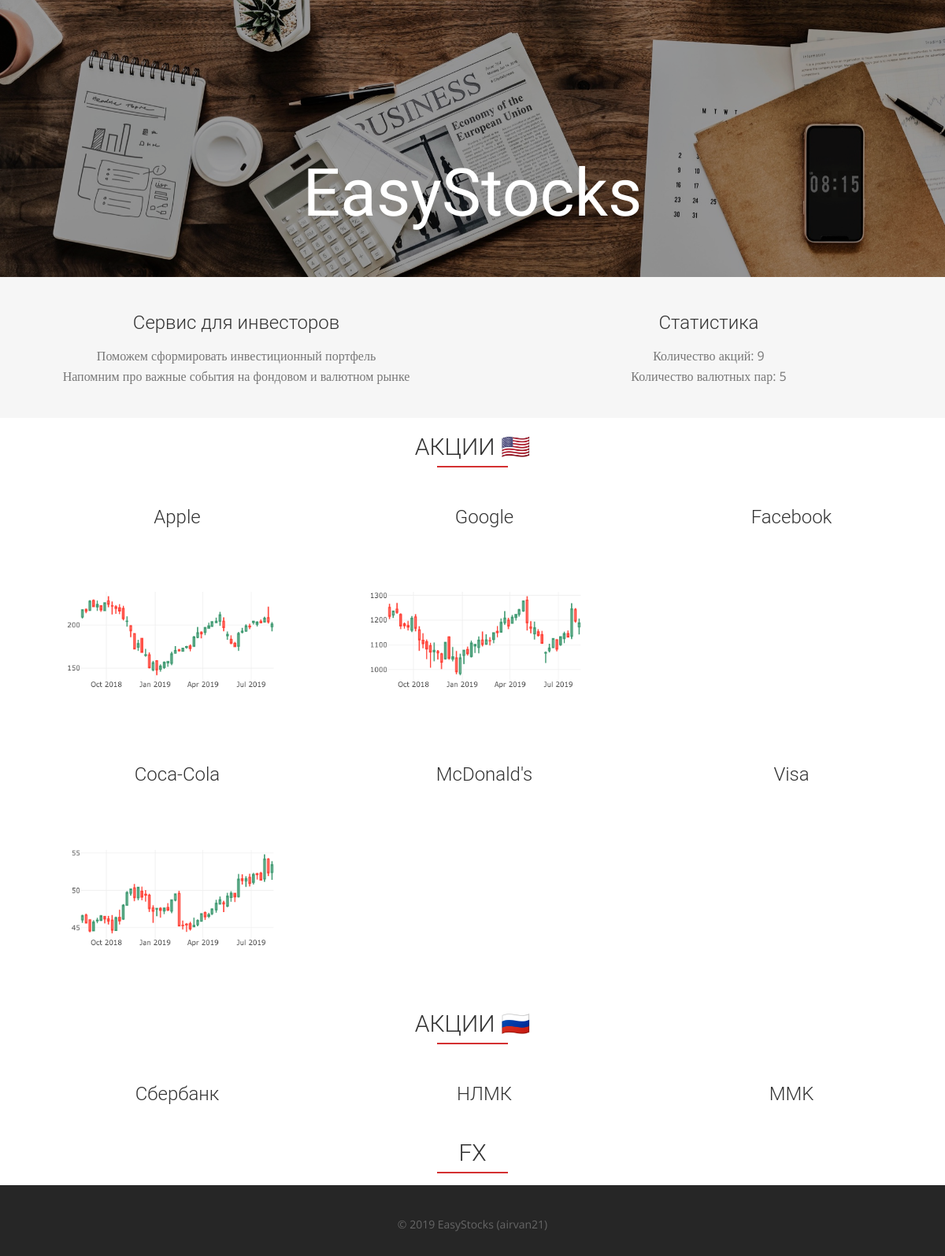
The page / on the database its author committed.
### stocks/models.py (models this page shows, shortened)
class Share(models.Model):
    title = models.CharField(max_length=200)
    ticker = models.CharField(max_length=10)
    text = models.TextField()
    countryCode = models.CharField(max_length=3)
    sector = models.CharField(max_length=30)
    dataProvider = models.ForeignKey('MarketDataProvider',
                                     on_delete=models.CASCADE,
                                     null=True,
                                     blank=True)

### stocks/views.py (the view)
# urls.py: path('', ShareListView.as_view(), name='home'),
class ShareListView(ListView):
    model = Share
    template_name = 'home.html'
    def get_context_data(self, **kwargs):
        context = super(ShareListView, self).get_context_data(**kwargs)
        context['share_list'] = Share.objects.all()
        context['currency_list'] = CurrencyInstrument.objects.all()
        context['share_rus'] = list(filter(lambda item: item.countryCode == 'RUS',
                                           Share.objects.all()))
        context['share_usa'] = list(filter(lambda item: item.countryCode == 'USA',
                                           Share.objects.all()))
        context['tech'] = list(filter(lambda item: item.sector == 'tech',
                                      Share.objects.all()))
        context['materials'] = list(filter(lambda item: item.sector == 'materials',
                                           Share.objects.all()))
        return context

### templates/home.html (shortened to what this page needs)
{% load static %}
<!DOCTYPE html>
<html lang="en">
<head>
  <link rel="stylesheet" type="text/css"  href="{% static 'css/bootstrap.css' %}">
  <link rel="stylesheet" type="text/css" href="{% static 'fonts/font-awesome/css/font-awesome.css' %}">
  <link rel="stylesheet" type="text/css" href="{% static 'css/style.css' %}">
  <link rel="stylesheet" type="text/css" href="{% static 'css/owl.carousel.min.css' %}">
  <link rel="stylesheet" type="text/css" href="{% static 'css/owl.theme.default.min.css' %}">
</head>
<body>
  <header id="header">
    <div class="intro">
      <div class="overlay">
        <div class="container">
          <div class="row">
            <div class="col-xs-12">
              <div class="intro-text">
                <h1>EasyStocks</h1>
              </div>
            </div>
          </div>
        </div>
      </div>
    </div>
  </header>
  <div id="about">
    <div class="container-fluid">
      <div class="row">
        <div class="col-xs-12 col-md-6">
          <div class="about-text">
            <h3 class="text-center">Сервис для инвесторов</h3>
            <p class="text-center">Поможем сформировать инвестиционный портфель <br> Напомним про важные события на фондовом и валютном рынке </p>
          </div>
        </div>
        <div class="col-xs-12 col-md-6">
          <div class="about-text">
            <h3 class="text-center">Статистика</h3>
            {% block statistics %}
              <p class="text-center">Количество акций: {{ share_list|length }} <br> Количество валютных пар: {{ currency_list|length }}
              </p>
            {% endblock statistics %}
          </div>
        </div>
      </div>
    </div>
  </div>
  <div id="stocks" class="text-center">
    <div class="container">
      <div class="section-title">
        <h2>Акции 🇺🇸</h2>
      </div>
      <div class="container">
        {% block content %}
          <div class="row">
            {% for share in share_usa|slice:":3" %}
            <a href="{% url 'share_detail' share.pk %}">
              <div class="col-xs-12 col-md-4 chart">
                  <h3 class="text-center">{{ share.title }}</h3>
                  <img src="{% get_static_prefix %}img/stocks/{{ share.ticker }}.png" class="img-responsive center-block" alt="">
              </div>
            </a>
            {% endfor %}
          </div>
          <div class="row">
            {% for share in share_usa|slice:"3:6" %}
            <a href="{% url 'share_detail' share.pk %}">
              <div class="col-xs-12 col-md-4 chart">
                <h3 class="text-center">{{ share.title }}</h3>
                <img src="{% get_static_prefix %}img/stocks/{{ share.ticker }}.png" class="img-responsive center-block" alt="">
              </div>
            </a>
            {% endfor %}
          </div>
        {% endblock content %}
    </div>
  </div>
  <div id="stocks" class="text-center">
    <div class="container">
      <div class="section-title">
        <h2>Акции 🇷🇺</h2>
      </div>
      <div class="container">
        {% block content_rus %}
          <div class="row">
            {% for share in share_rus|slice:":3" %}
            <a href="{% url 'share_detail' share.pk %}">
              <div class="col-xs-12 col-md-4 chart">
                  <h3 class="text-center">{{ share.title }}</h3>
              </div>
            </a>
            {% endfor %}
          </div>
        {% endblock content_rus %}
    </div>
  </div>
  <div id="fx" class="text-center">
    <div class="container">
      <div class="section-title">
        <h2>FX</h2>
      </div>
    </div>
  </div>
  <div id="footer">
    <div class="container text-center">
      <div class="col-xs-12">
        <p>&copy; 2019 EasyStocks (airvan21)</p>
      </div>
    </div>
  </div>
</body>
</html>

### static/css/style.css (style rules this page uses)
body, html { font-family: 'Open Sans', serif; text-rendering: optimizeLegibility !important; -webkit-font-smoothing: antialiased !important; color: #777; font-weight: 400; width: 100% !important; height: 100% !important; }
h1, h2, h3, h4 { font-family: 'Roboto', sans-serif; }
h2 { font-weight: 280; font-size: 30px; color: #333; text-transform: uppercase; position: relative; margin-top: 20px; margin-bottom: 15px; padding-bottom: 10px; }
h2::after { position: absolute; content: ""; background: #d43031; height: 2px; width: 90px; bottom: 0; margin-left: -45px; left: 50%; }
h3 { font-size: 24px; font-weight: 300; color: #333; }
p { font-size: 15px; }
a { color: #8eb640; }
.intro { display: table; width: 100%; padding: 0; background: url(../img/fin-small.jpg) center center no-repeat; background-color: #e5e5e5; -webkit-background-size: cover; -moz-background-size: cover; background-size: cover; -o-background-size: cover; }
.intro .overlay { background: rgba(0,0,0,0.4); }
.intro h1 { font-family: 'Oswald', cursive; color: #fff; font-size: 6em; font-weight: 300; margin-top: 0; }
header .intro-text { padding-top: 200px; padding-bottom: 50px; text-align: center; }
#about { padding: 0; background: #f6f6f6; }
#about .about-text { padding: 25px 0; }
#about p { line-height: 26px; font-size: 16px; margin: 15px 0 15px; }
#stocks .chart { margin: 15px 0 15px; }
#footer { background: #262626; padding: 40px 0 20px 0; }
#footer p { font-size: 14px; color: #666; }

### rows shown on the page
Share: title "Apple", ticker (picture)
Share: title "Google", ticker (picture)
Share: title "Facebook"
Share: title "Coca-Cola"
Share: title "McDonald's"
Share: title "Visa"
Share: title "Сбербанк"
Share: title "НЛМК"
Share: title "MMK"

### other values the page prints
{{ share_list|length }} "9"
{{ currency_list|length }} "5"
